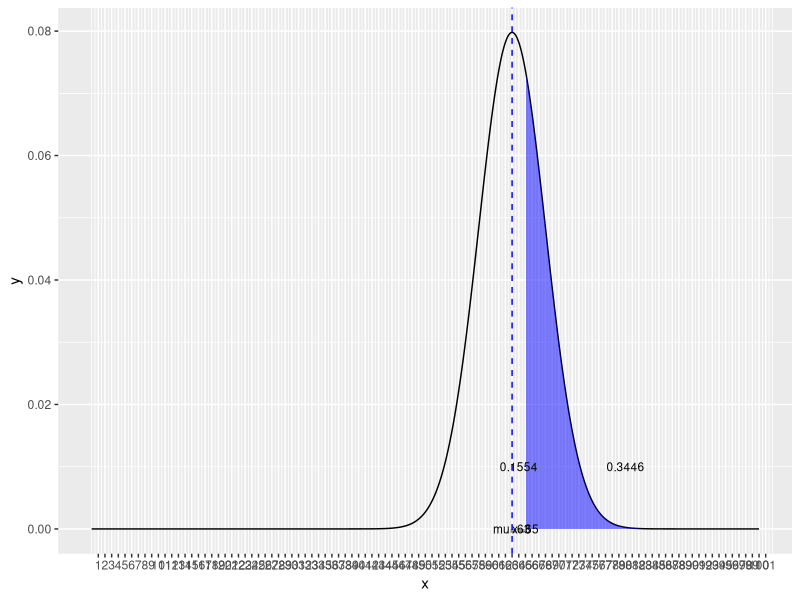

Reproduce this figure in R.
#page no:284-285
library(ggplot2)
require(gridExtra)
x=65
mu=63
sd=5
p65<-pnorm(x,mean=mu,sd=sd)
pgt65=1-p65
z=(x-mu)/sd
p0=pnorm(63,mean=mu,sd=5)
p63_65=p65-p0
print(paste("a. z1 left area=",round(p63_65,4)))
print(paste("a. P(x>65) area=",round(pgt65,4)))
xx=seq(0,100,length.out=1000)
px=dnorm(xx,mean=mu,sd=sd)
df<-data.frame(x=xx,y=px)
p1<-qplot(x,y,data=df,geom="line")+
  geom_ribbon(data=subset(df, x>=65 ),aes(ymax=y),ymin=0,
              fill="blue",colour=NA,alpha=0.5)+
  scale_x_continuous("x",labels=as.character(seq(0:100)),breaks=seq(0:100))+
  geom_vline(aes(xintercept=mu),color="blue",linetype="dashed")+
  annotate("text",x=64,y=0.01,size=3,label="0.1554")+
  annotate("text",x=80,y=0.01,size=3,label="0.3446")+
  annotate("text",x=63,y=0.00,size=3,label="mu=63")+
  annotate("text",x=65,y=0.00,size=3,label="x=65")
grid.arrange(p1,ncol=1)
x1=85
z1=(x1-mu)/sd
if(z1>4.0)
{
  print("b. solution = 1")
}
